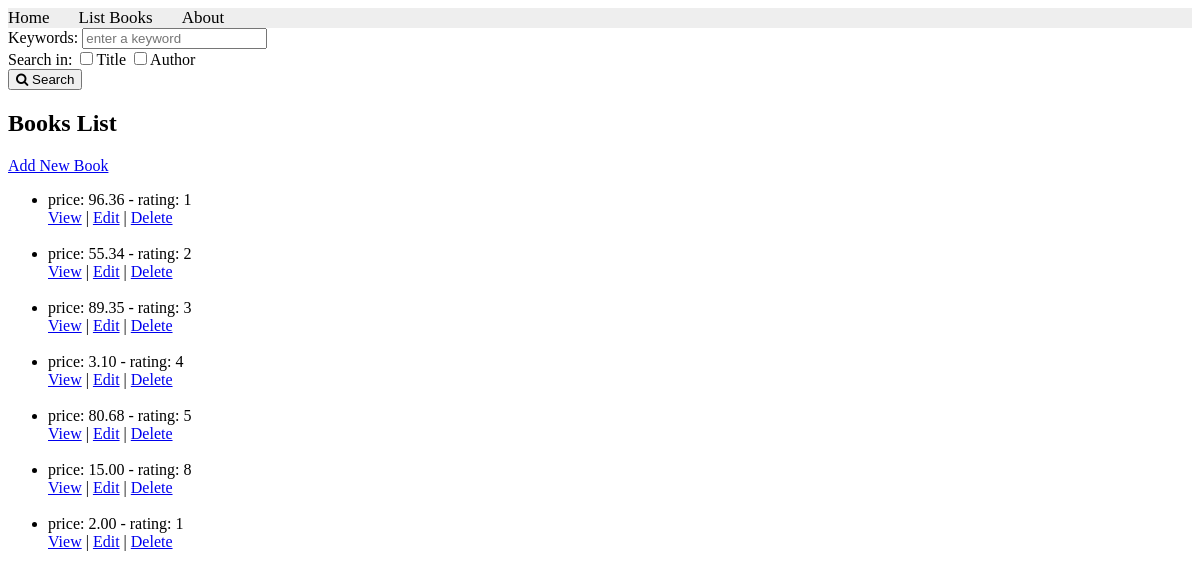
/books/lab10books/, run on an earlier commit of the app's database.
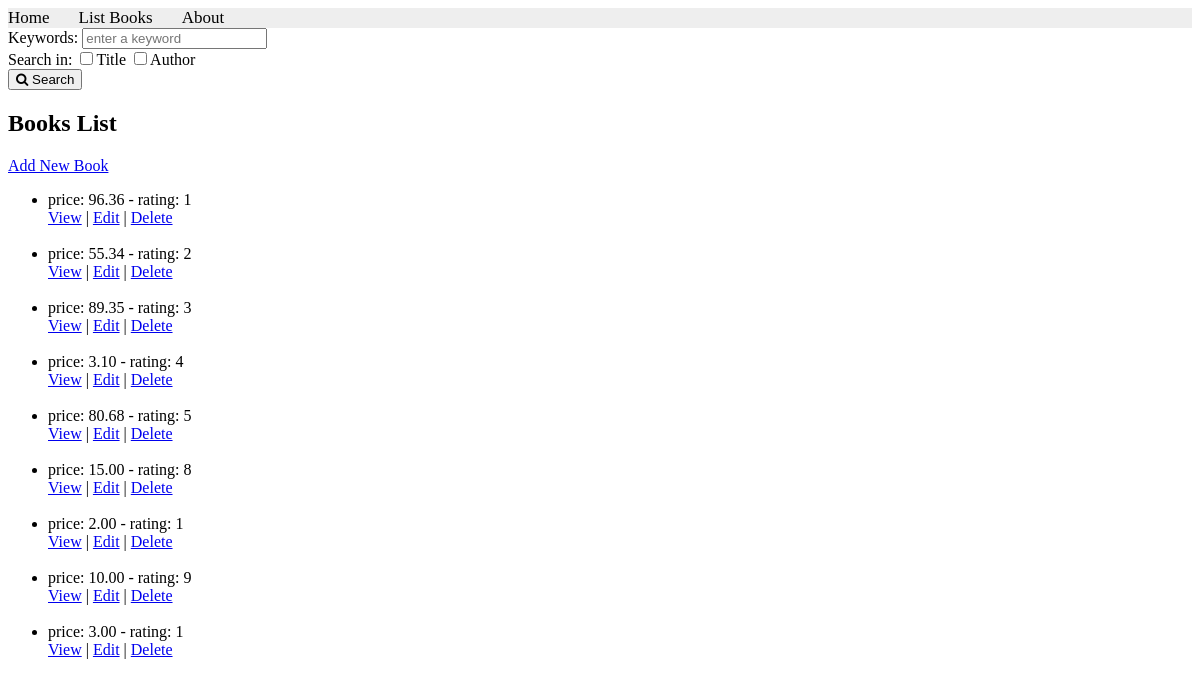
And on a later commit of the database.
### apps/bookmodule/models.py (models this page shows, shortened)
class Book(models.Model):
    price = models.DecimalField(max_digits=10, decimal_places=2)
    rating = models.SmallIntegerField(default=1)
    pubdate = models.DateTimeField(default=timezone.now)
    authors = models.ManyToManyField(Author)
    publisher = models.ForeignKey(Publisher, null=True, on_delete=models.SET_NULL)
    cimage=models.FileField(upload_to="documents/",null=True,blank=True)

### apps/bookmodule/views.py (the view)
# urls.py: path('', views.index, name= "books.index"),
def books(request):
    a=Book.objects.all()
    return render(request, 'bookmodule/lab10list.html', {'books': a})

### apps/templates/bookmodule/lab10list.html (shortened to what this page needs)
{% extends "bookmodule/layouts/base.html" %}
{% load static %}
{% block content %}
<h2>Books List</h2>
    <p><a href="{% url 'addBook' %}">Add New Book</a></p>
    {% if books %}
        <ul>
            {% for book in books %}
                <li>
                     price: {{ book.price }} -  rating: {{ book.rating }}   <br>
                    <a href="{% url 'lab10one' book.id %}">View</a> |
                    <a href="{% url 'update' book.id %}">Edit</a> |
                    <a href="{% url 'deleteBook' book.id %}">Delete</a>
                </li>
                <br>
            {% endfor %}
        </ul>
    {% else %}
        <p>No books found.</p>
    {% endif %}
    {% endblock content %}

### apps/templates/bookmodule/layouts/base.html (shortened to what this page needs)
<!DOCTYPE html>
<html>
{% load static %}
<head>
  <link rel="stylesheet" href="{% static 'styles.css' %}">
  <link rel="stylesheet" href="https://cdnjs.cloudflare.com/ajax/libs/font-awesome/4.7.0/css/font-awesome.min.css">
</head>
<body>
    {% include "bookmodule/includes/header.html" %}
    {% block content %} {% endblock content %}
</body>
</html>

### apps/templates/bookmodule/includes/header.html (shortened to what this page needs)
{% with request.resolver_match.url_name as url_name %}
<div class="topnav">
    <a class="{% if url_name == 'books.index' %}active{% endif %}" href="{% url 'books.index' %}">Home</a>
    <a class="{% if url_name == 'books.list_books' %}active{% endif %}" href="{% url 'lab10books' %}">List Books</a>
    <a class="{% if url_name == 'books.aboutus' %}active{% endif %}" href="{% url 'books.aboutus' %}">About</a>
</div>
{% endwith %}
<form class="searchForm" method="post" action="{% url "search_books" %}">
    <label>Keywords:</label>
    <input type="text" name="keyword" placeholder="enter a keyword"/>
    <br/>
    <label>Search in:</label>
    <input type="checkbox" name="option1"/><label>Title</label>
    <input type="checkbox" name="option2"/><label>Author</label>
    <br/>
    <button type="submit" ><i class="fa fa-search" aria-hidden="true"></i> Search</button>
</form>

### apps/static/styles.css (style rules this page uses)
.topnav { background-color: #eeeeee; width: 100%; }
.topnav a { color: #000000; text-align: center; margin-right: 25px; text-decoration: none; font-size: 17px; }

What changed in the data, as far as the page shows it:
added Book: price "10.00", rating "9"
added Book: price "3.00", rating "1"
